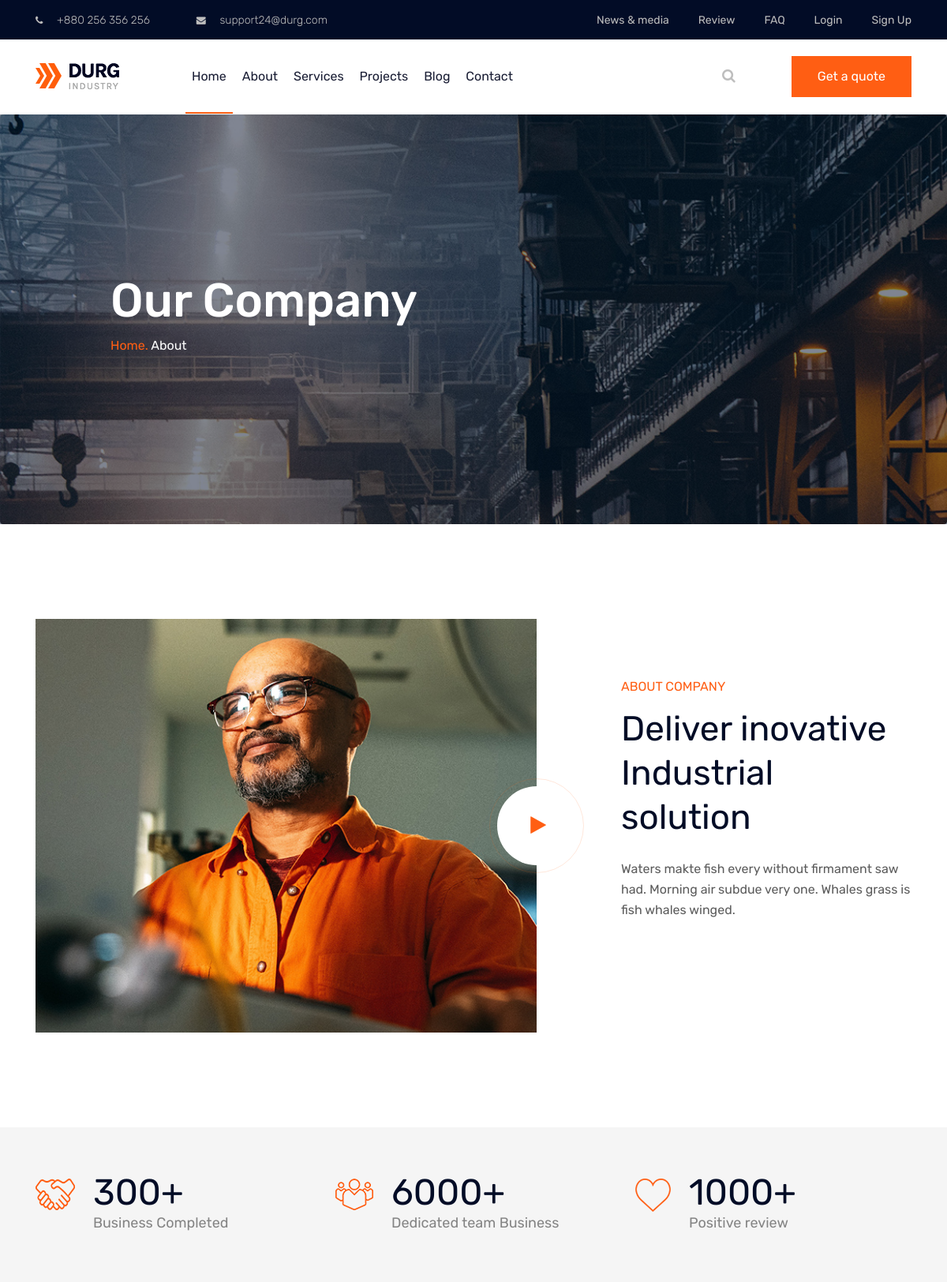
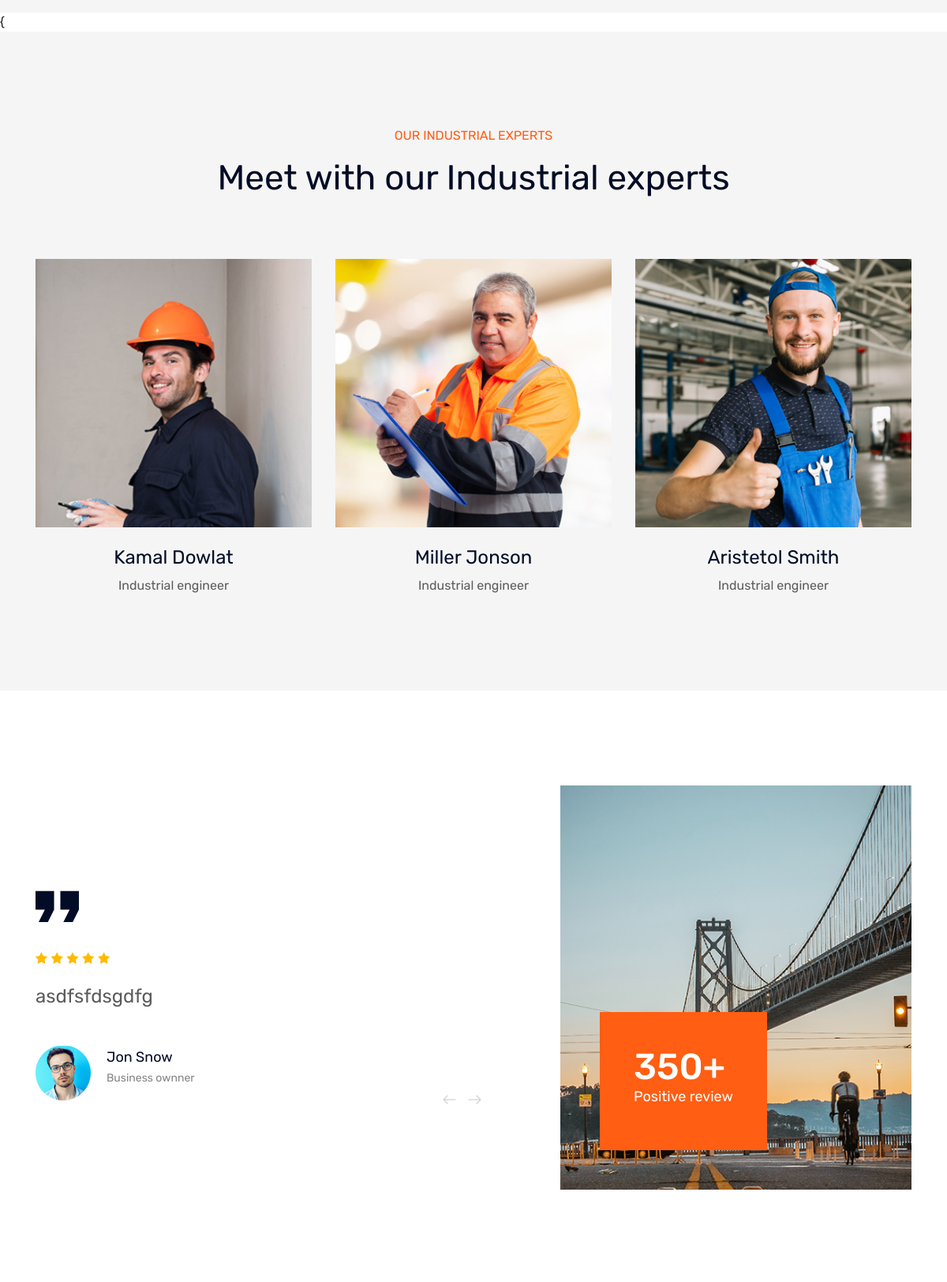
/about (upper part), run on the app's committed database (2 pictures, top to bottom).
### web/models.py (models this page shows)
class About(models.Model):
     title = models.CharField(max_length=100)
     decription = models.TextField()
     img = models.ImageField(upload_to='image',null=True,blank=True)

class Count(models.Model):
    title = title = models.CharField(max_length=100)
    img = models.ImageField(upload_to='image',null=True,blank=True)
    count = models.IntegerField()

class Team(models.Model):
    name = models.CharField(max_length=100)
    deg = models.CharField(max_length=100)
    img = models.ImageField(upload_to='image',null=True,blank=True)

class Review(models.Model):
    name = models.CharField(max_length=100)
    pro = models.CharField(max_length=100)
    img = models.ImageField(upload_to='image',null=True,blank=True)
    msg = models.TextField()

### web/views.py (the view)
# urls.py: path('about',about,name='about'),
def about(request):
    qs_about = models.About.objects.all()
    qs_count = models.Count.objects.all()
    qs_team = models.Team.objects.all()
    qs_review = models.Review.objects.all()
    contex = {
        'about':qs_about,
        'rating':qs_count,
        'team':qs_team,
        'review':qs_review,
    }
    return render(request,'about.html',contex)

### templates/about.html (shortened to what this page needs)
{% load static %}
<!doctype html>
<html class="no-js" lang="zxx">
<head>
    <link rel="stylesheet" href="{% static 'css/bootstrap.min.css' %}">
    <link rel="stylesheet" href="{% static 'css/owl.carousel.min.css' %}">
    <link rel="stylesheet" href="{% static 'css/magnific-popup.css' %}">
    <link rel="stylesheet" href="{% static 'css/font-awesome.min.css' %}">
    <link rel="stylesheet" href="{% static 'css/themify-icons.css' %}">
    <link rel="stylesheet" href="{% static 'css/nice-select.css' %}">
    <link rel="stylesheet" href="{% static 'css/flaticon.css' %}">
    <link rel="stylesheet" href="{% static 'css/animate.css' %}">
    <link rel="stylesheet" href="{% static 'css/slicknav.css' %}">
    <link rel="stylesheet" href="{% static 'css/style.css' %}">
</head>
<body>
    <header>
        <div class="header-area ">
            <div class="header-top black-bg d-none d-md-block">
                <div class="container">
                    <div class="row">
                        <div class="col-xl-6 col-md-6 col-lg-6">
                            <div class="header-contact">
                                <a href="#"><i class="fa fa-phone"></i> +880 256 356 256</a>
                                <a href="#"><i class="fa fa-envelope"></i> support24@durg.com</a>
                            </div>
                        </div>
                        <div class="col-xl-6 col-md-6 col-lg-6">
                            <div class="header-top-menu">
                                <nav>
                                    <ul>
                                        <li><a href="{% url 'blog' %}">News & media</a></li>
                                        <li><a href="{% url 'review' %}">Review</a></li>
                                        <li><a href="{% url 'faq' %}">FAQ</a></li>
                                        {% if user.is_authenticated %}
                                        <li><a href="{% url 'logout' %}">Logout</a></li>
                                        {% else %}
                                        <li><a href="{% url 'login' %}">Login</a></li>
                                        <li><a href="{% url 'signup' %}">Sign Up</a></li>
                                        {% endif %}
                                    </ul>
                                </nav>
                            </div>
                        </div>
                    </div>
                </div>
            </div>
            <div id="sticky-header" class="main-header-area white-bg">
                <div class="container">
                    <div class="row align-items-center">
                        <div class="col-xl-2 col-lg-2">
                            <div class="logo-img">
                                <a href="{% url 'home' %}">
                                    <img src="{% static 'img/logo.png' %}" alt="">
                                </a>
                            </div>
                        </div>
                        <div class="col-xl-7 col-lg-7">
                            <div class="main-menu d-none d-lg-block">
                                <nav>
                                    <ul id="navigation">
                                        <li><a class="active" href="{% url 'home' %}">Home</a></li>
                                        <li><a href="{% url 'about' %}">About</a></li>
                                        <li><a href="{% url 'service' %}">Services</a></li>
                                        <li><a href="{% url 'project' %}">Projects</a></li>
                                        <li><a href="{% url 'blog' %}">blog</a></li>
                                        <li><a href="{% url 'contact' %}">Contact</a></li>
                                    </ul>
                                </nav>
                            </div>
                        </div>
                        <div class="col-xl-3 col-lg-3">
                            <div class="quote-area">
                                <div class="search-bar">
                                    <a id="search_1" href="javascript:void(0)"><i class="fa fa-search"></i></a>
                                </div>
                                <div class="get-quote d-none d-lg-block">
                                    <a class="boxed-btn" href="#">Get a quote</a>
                                </div>
                            </div>
                        </div>
                        <div class="col-12">
                        </div>
                    </div>
                </div>
            </div>
        </div>
    </header>
    <section class="breadcrumb breadcrumb_bg banner-bg-1 overlay2 ptb200">
        <div class="container">
            <div class="row">
                <div class="col-lg-7 offset-lg-1">
                    <div class="breadcrumb_iner">
                        <div class="breadcrumb_iner_item">
                            <h2>Our Company</h2>
                            <p> <a href="{% url 'home' %}">Home.</a>  About</p>
                        </div>
                    </div>
                </div>
            </div>
        </div>
    </section>
    <div class="about-area section-padding">
        <div class="container">
            {% for ab in about %}
            <div class="row align-items-center">
                <div class="col-xl-7 col-md-12 col-lg-6">
                    <div class="about-thumb">
                        <img src="{{ ab.img.url }}" alt="">
                        <a class="video-icon popup-video" href="https://www.youtube.com/watch?v=vb9uYBtqmeM">
                            <i class="fa fa-play"></i>
                        </a>
                    </div>
                </div>
                <div class="col-xl-5 col-md-12 col-lg-6">
                    <div class="section-title mb-65">
                        <span>About Company</span>
                        <h3>{{ ab.title }}</h3>
                        <p class="para-text">
                            {{ ab.decription }}
                        </p>
                    </div>
                </div>
            </div>
            {% endfor %}
        </div>
    </div>
    <div class="counter-area gray-bg">
        <div class="container">
            <div class="row">
                {% for rt in rating %}
                <div class="col-xl-4 col-md-4">
                    <div class="single-counter">
                        <div class="icon">
                            <img src="{{ rt.img.url }}" alt="">
                        </div>
                        <div class="counter-number">
                            <h3><span class="counter">{{ rt.count }}</span><span>+</span></h3>
                            <p>{{ rt.title }}</p>
                        </div>
                    </div>
                </div>
                {% endfor %}
            </div>
        </div>
    </div>
    {
    <div class="team-area section-padding gray-bg">
        <div class="container">
            <div class="row align-items-center justify-content-center">
                <div class="section-title text-center mb-65">
                    <span>OUR INDUSTRIAL EXPERTS</span>
                    <h3>Meet with our Industrial experts</h3>
                </div>
            </div>
            <div class="row">
                {% for te in team %}
                <div class="col-xl-4 col-lg-4 col-md-6">
                    <div class="single-team">
                        <div class="team-thumb">
                            <img src="{{ te.img.url }}" alt="">
                        </div>
                        <div class="team-info text-center">
                            <h3>{{ te.name }}</h3>
                            <p>{{ te.deg }}</p>
                        </div>
                    </div>
                </div>
                {% endfor %}
            </div>
        </div>
    </div>
    <div class="about-area section-padding">
        <div class="container">
            <div class="about-pro-active owl-carousel">
                {% for re in review %}
                <div class="row align-items-center">
                    <div class="col-xl-6 col-md-6 col-lg-6 ">
                        <div class="about-info-text">
                            <div class="quote">
                                <i class="Flaticon flaticon-quote"></i>
                            </div>
                            <div class="about-ratting">
                                <i class="fa fa-star"></i>
                                <i class="fa fa-star"></i>
                                <i class="fa fa-star"></i>
                                <i class="fa fa-star"></i>
                                <i class="fa fa-star"></i>
                            </div>
                            <p class="about-text">{{ re.msg }}</p>
                            <div class="about-author">
                                <div class="autor-thumb">
                                    <img src="{{ re.img.url }}" alt="">
                                </div>
                                <div class="auhor-text">
                                    <span>{{ re.name }}</span>
                                    <p>{{ re.pro }}</p>
                                </div>
                            </div>
                        </div>
                    </div>
                    <div class="col-xl-5 offset-xl-1 col-md-6">
                        <div class="about-review">
                            <img src="{% static 'img/about/about-project.jpg' %}" alt="">
                            <div class="project-review">
                                <h3>350+</h3>
                                <p>Positive review</p>
                            </div>
                        </div>
                    </div>
                </div>
                {% endfor %}
            </div>
        </div>
    </div>
</body>
</html>

### data on the page
About: img (picture), title "Deliver inovative Industrial solution", decription "Waters makte fish every without firmament saw had. Morning air subdue very one. Whales grass is fish whales winged."
Count: img (picture), count "300", title "Business Completed"
Count: img (picture), count "6000", title "Dedicated team Business"
Count: img (picture), count "1000", title "Positive review"
Team: img (picture), name "Kamal Dowlat", deg "Industrial engineer"
Team: img (picture), name "Miller Jonson", deg "Industrial engineer"
Team: img (picture), name "Aristetol Smith", deg "Industrial engineer"
Review: msg "asdfsfdsgdfg", img (picture), name "Jon Snow", pro "Business ownner"
